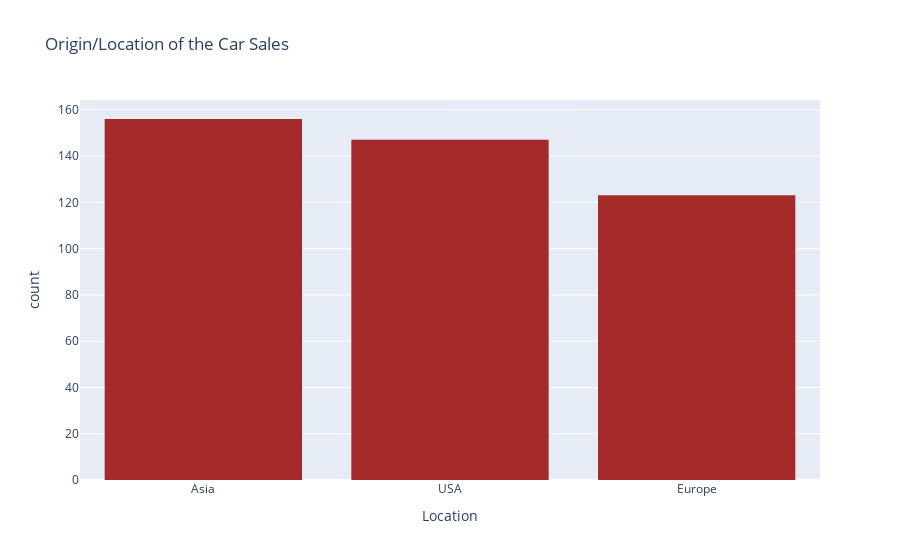

Notebook code cell kept with this figure:
### Code cell
fig = px.histogram(data_frame=cars,
                  x='Origin',
                  labels={'Origin':'Location'},
                  title='Origin/Location of the Car Sales',
                  color_discrete_sequence=['brown']).update_xaxes(categoryorder='total descending')

fig.show();

### Figure 1 — Plotly figure (JSON) as saved in the notebook; plotly's stock layout.template omitted (floating-point values rounded to 4 significant figures; data arrays with more than 128 entries replaced by an {"elided": "..."} marker saying what was removed)
{"data": [{"bingroup": "x", "hovertemplate": "Location=%{x}<br>count=%{y}<extra></extra>", "legendgroup": "", "marker": {"color": "brown", "pattern": {"shape": ""}}, "name": "", "orientation": "v", "showlegend": false, "type": "histogram", "x": {"elided": "426 str values"}, "xaxis": "x", "yaxis": "y"}], "layout": {"barmode": "relative", "legend": {"tracegroupgap": 0}, "title": {"text": "Origin/Location of the Car Sales"}, "xaxis": {"anchor": "y", "categoryorder": "total descending", "domain": [0, 1], "title": {"text": "Location"}}, "yaxis": {"anchor": "x", "domain": [0, 1], "title": {"text": "count"}}}}
